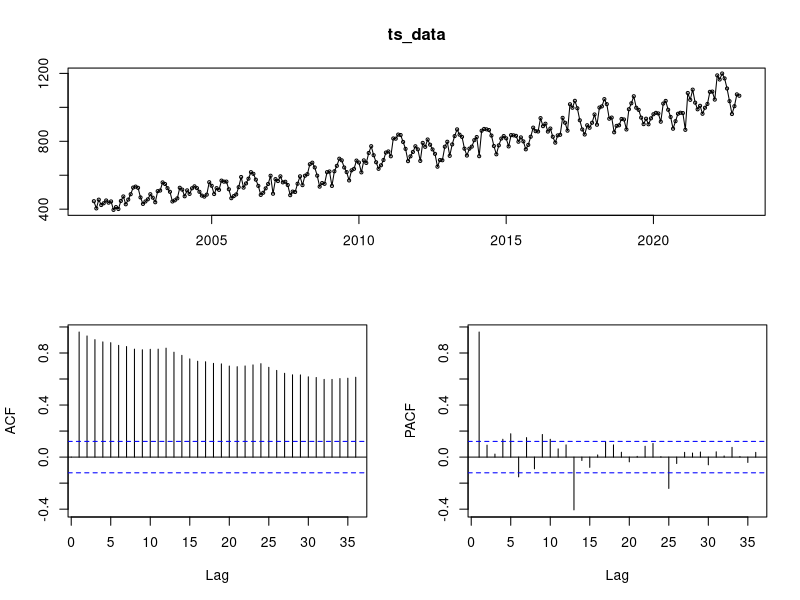
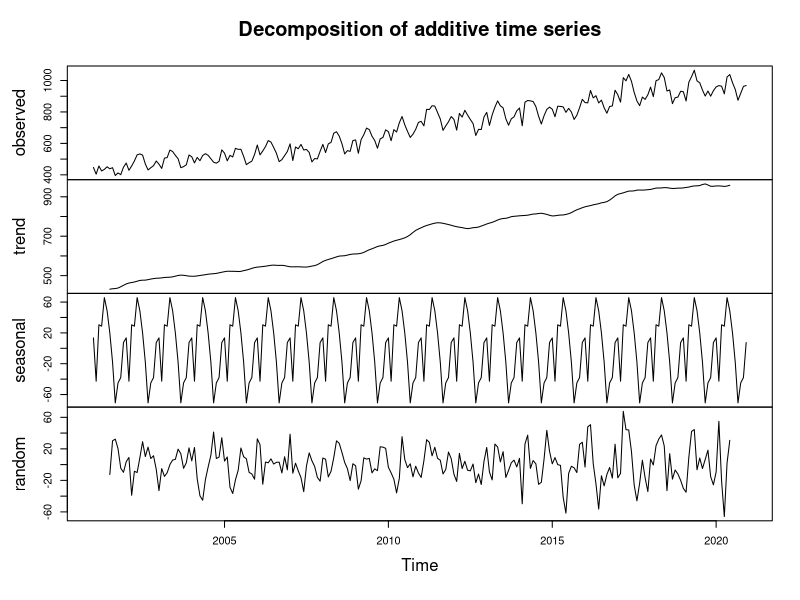
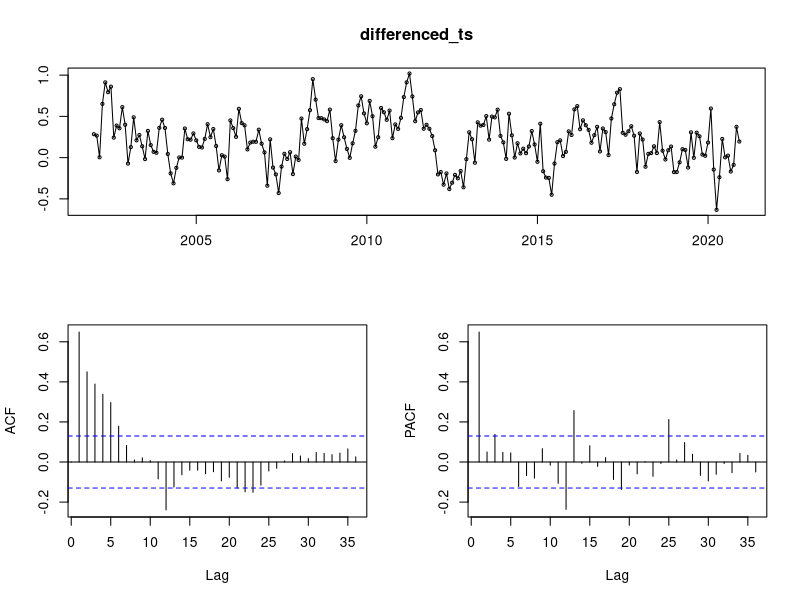
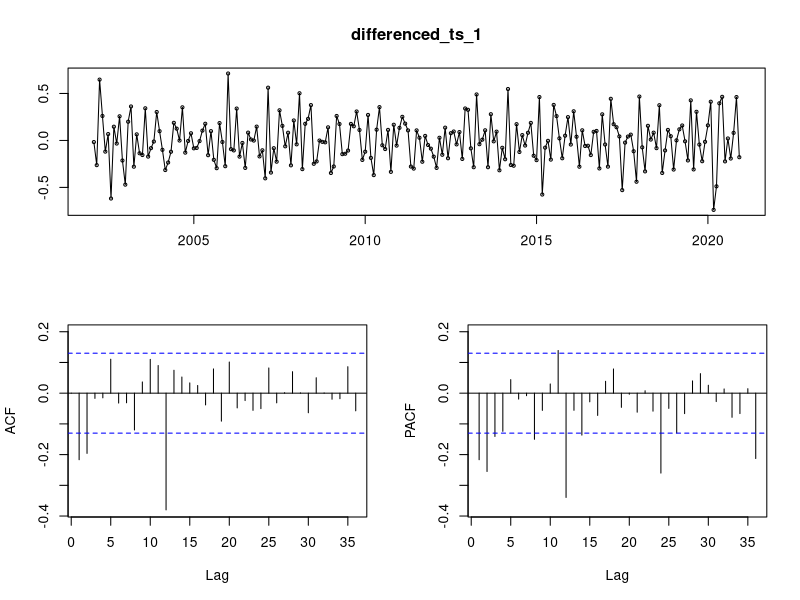
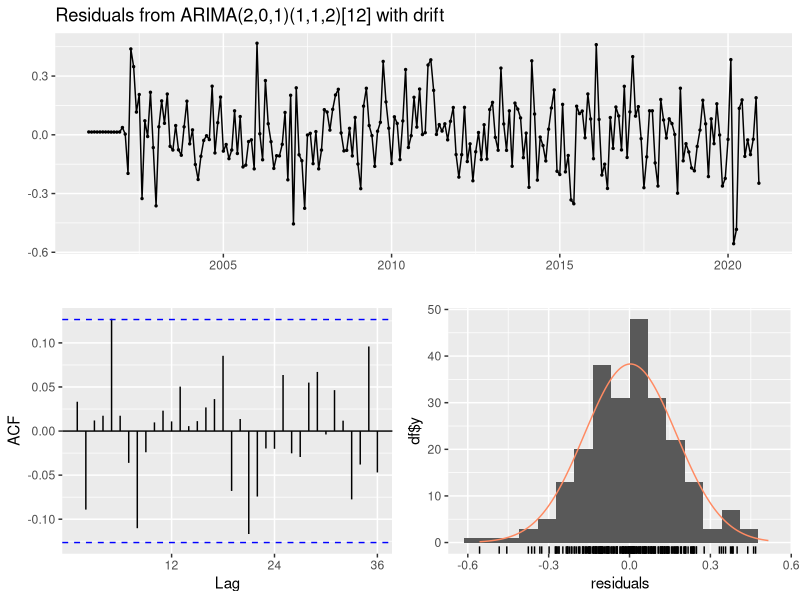
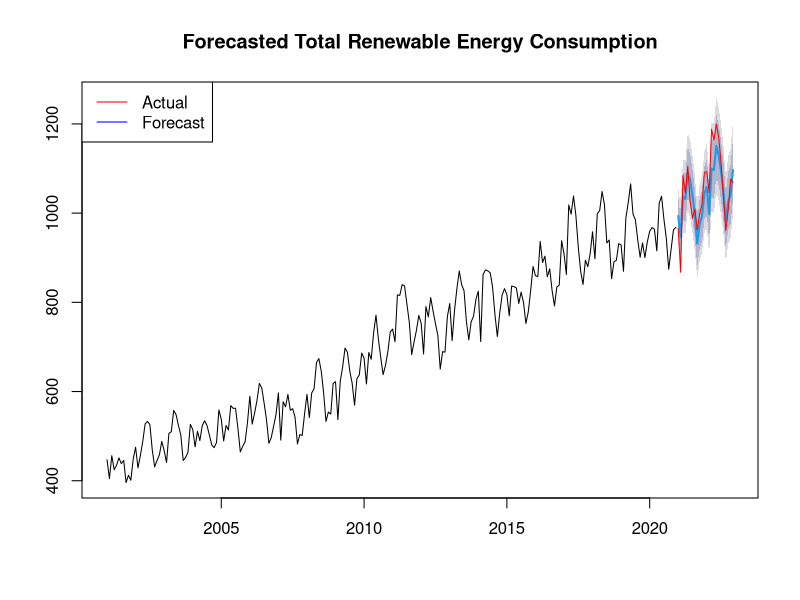

The R source for these figures, in order:
## ---- chunk 1
# Load the required libraries
library(tidyverse)
library(lubridate)
library(forecast)
library(tseries)

# Read the data
data <- read.csv("data/final_dataset1.csv")

# Convert the date column to a proper date format
data$date <- mdy(data$date)

# Create a time series object
ts_data <- ts(data$total_renewable_energy_consumption, frequency = 12, start = c(1973,1,1))

ts_data <- window(ts_data, start = c(2001, 01))

tsdisplay(ts_data)

# Split the data into training and testing sets
test_start <- length(ts_data) - 11  # Use the last 12 months as the test set
train_data <- window(ts_data, end = c(2020, 12))
test_data <- window(ts_data, start = c(2021, 01))

# Decompose the time series
decomposed_data <- decompose(train_data)

# Plot the decomposed time series
plot(decomposed_data)

# Box Cox
train_data_bc = BoxCox(train_data, lambda = BoxCox.lambda(train_data))

# Perform the ADF test for stationarity
adf_test <- adf.test(train_data_bc)
cat("ADF test p-value:", adf_test$p.value, "\n")

# Perform the KPSS test for stationarity
kpss_test <- kpss.test(train_data_bc)
cat("KPSS test p-value:", kpss_test$p.value, "\n")
## ---- chunk 2
# Difference the time series if necessary
differenced_ts <- diff(train_data_bc, lag = 12)

# Plot the differenced time series
tsdisplay(differenced_ts)

# Perform the ADF test for stationarity on the differenced time series
adf_test_diff <- adf.test(differenced_ts)
cat("ADF test p-value (differenced series):", adf_test_diff$p.value, "\n")

# Perform the KPSS test for stationarity on the differenced time series
kpss_test_diff <- kpss.test(differenced_ts)
cat("KPSS test p-value (differenced series):", kpss_test_diff$p.value, "\n")
## ---- chunk 3
# Difference the time series if necessary
differenced_ts_1 <- diff(differenced_ts)

# Plot the differenced time series
tsdisplay(differenced_ts_1)

# Perform the ADF test for stationarity on the differenced time series
adf_test_diff <- adf.test(differenced_ts_1)
cat("ADF test p-value (differenced series):", adf_test_diff$p.value, "\n")

# Perform the KPSS test for stationarity on the differenced time series
kpss_test_diff <- kpss.test(differenced_ts_1)
cat("KPSS test p-value (differenced series):", kpss_test_diff$p.value, "\n")
## ---- chunk 4
# Determine the order of differencing (if needed)
auto_arima_result <- auto.arima(train_data, seasonal = TRUE, lambda = 'auto')

# Check summary
summary(auto_arima_result)

# Check residuals
checkresiduals(auto_arima_result)
## ---- chunk 5
# Forecast future values
forecasted_values <- forecast(auto_arima_result, h = length(test_data))

# Plot the actual data and the forecasted values
plot(forecasted_values, main = "Forecasted Total Renewable Energy Consumption")
lines(x=c(time(test_data)), y=test_data , col="red")
legend("topleft", legend=c("Actual", "Forecast"), col=c("red", "blue"), lty=1)
## ---- chunk 6
# Check error metrics
accuracy(forecasted_values)
